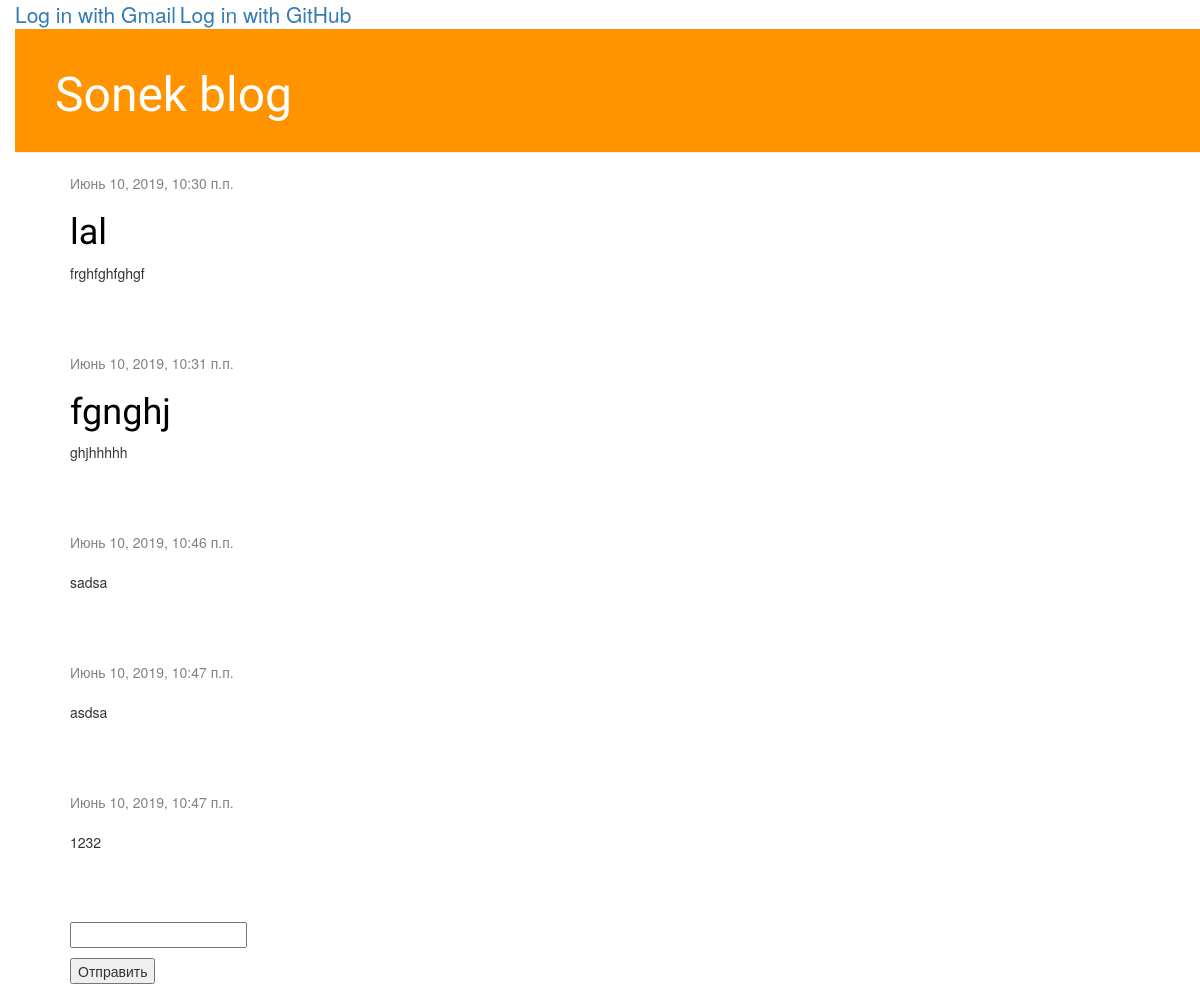
Before: / with the older database file.
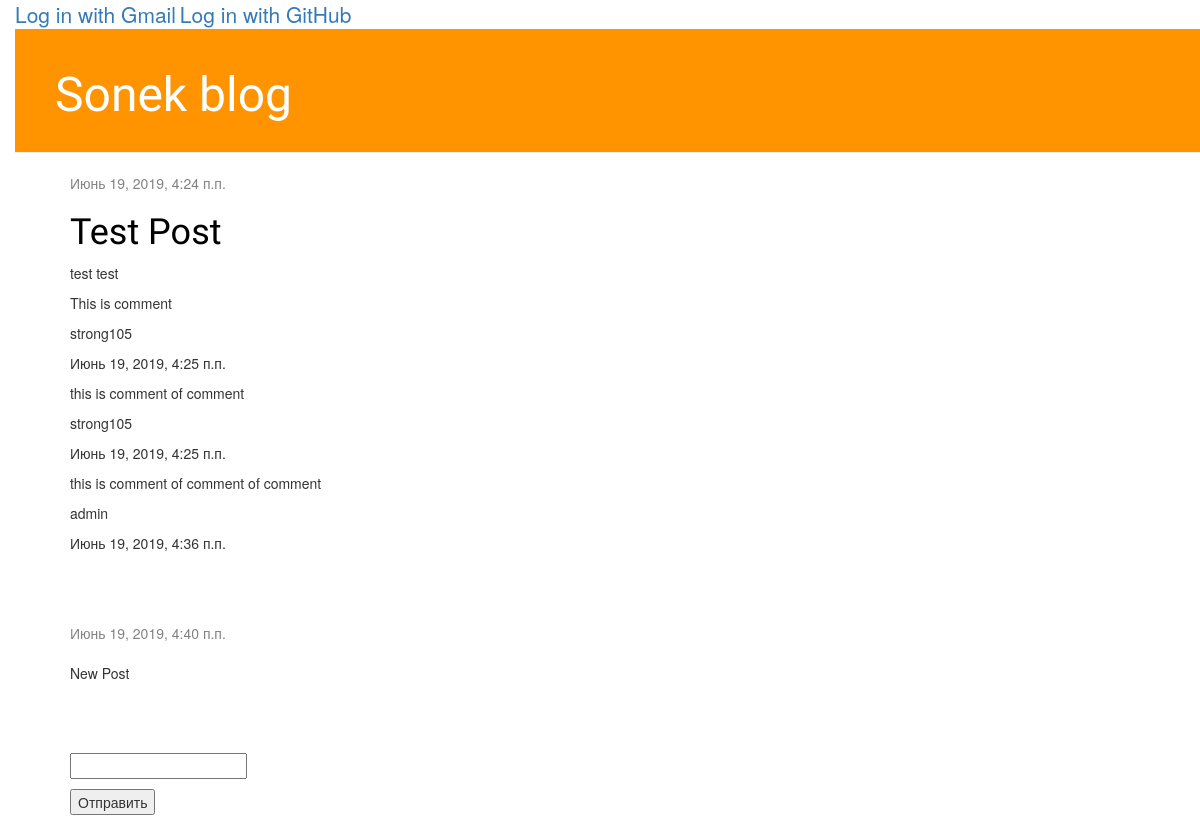
After: the same page with the newer database file.
### blog/models.py (models this page shows, shortened)
class Post(models.Model):
    author = models.ForeignKey(
        settings.AUTH_USER_MODEL, on_delete=models.CASCADE)
    title = models.CharField(max_length=200)
    text = models.TextField()
    created_date = models.DateTimeField(default=timezone.now)
    def comments(self):
        return Comment.objects.filter(answer_massage=self)

class Comment(MPTTModel):
    date = models.DateTimeField(auto_now=True)
    author = models.ForeignKey(settings.AUTH_USER_MODEL, on_delete=models.CASCADE)
    text_massage = models.TextField()
    answer_massage = models.ForeignKey(Post, on_delete=models.CASCADE)
    parent = TreeForeignKey('self', on_delete=models.CASCADE, null=True, blank=True, related_name='children')
    class MPTTMeta:
        order_insertion_by = ['date']

### blog/views.py (the view)
# urls.py: path('', views.PostListView.as_view()),
class PostListView(ListView, FormView):
    model = Post
    template_name = "post_list.html"
    form_class = PostForm

### blog/forms.py
class PostForm(forms.ModelForm):
    text = forms.CharField(label='')
    class Meta:
        model = Post
        fields = ('text',)

### blog/templates/post_list.html (shortened to what this page needs)
{% extends 'base.html' %}
{% block content %}
    {% for post in object_list %}
        <div class="post">
            <div class="date">
                {{ post.created_date }}
            </div>
            <h1><a href="{% url 'post_detail' pk=post.pk %}">{{ post.title }}</a></h1>
            <p>{{ post.text|linebreaksbr }}</p>
            {% for comment in post.comments %}
                    <p>{{ comment.text_massage }}</p>
                    <p>{{ comment.author }}</p>
                    <p>{{ comment.date }}</p>
            {% endfor %}
        </div>
    {% endfor %}
    <form action = '{% url "post_add" %}' METHOD="POST">
    {{form.as_p}}
        <button type="submit">Отправить</button>
    </form>
{% endblock %}

### blog/templates/base.html (shortened to what this page needs)
{% load static %}
{% load mptt_tags %}
<html>
    <head>
        <link rel="stylesheet" href="//maxcdn.bootstrapcdn.com/bootstrap/3.2.0/css/bootstrap.min.css">
        <link rel="stylesheet" href="//maxcdn.bootstrapcdn.com/bootstrap/3.2.0/css/bootstrap-theme.min.css">
        <link rel="stylesheet" href="{% static 'css/blog.css' %}">
    </head>
    <body>
        {% if user.is_authenticated %}
             <p class="display-4">Привет, {{ user.username }} </p>
             <br>{{google.id}}
             <p>Если что, можешь <a href = "{% url 'logout' %}">выйти</a> отсюда </p>
        {% else %}
             <a class="lead" href="{% url 'social:begin' 'google-oauth2' %}">Log in with Gmail</a>
        {% endif %}
</body>
    <body>
{% if user.is_authenticated %}
             <p class="display-4">Привет, {{ user.username }} </p>
             <br>{{google.id}}
             <p>Если что, можешь <a href = "{% url 'logout' %}">выйти</a> отсюда </p>
        {% else %}
             <a class="lead" href="{% url 'social:begin' 'github' %}">Log in with GitHub</a>
        {% endif %}
</body>
    <body>
    <div class="page-header">
        <h1><a href="/">Sonek blog</a></h1>
    </div>
    <div class="content container">
        <div class="row">
            <div class="col-md-8">
            {% block content %}
            {% endblock %}
            </div>
        </div>
    </div>
</body>
</html>

### blog/static/css/blog.css (style rules this page uses)
body { padding-left: 15px; }
.page-header { background-color: #ff9400; margin-top: 0; padding: 20px 20px 20px 40px; }
.page-header h1, .page-header h1 a, .page-header h1 a:visited, .page-header h1 a:active { color: #ffffff; font-size: 36pt; text-decoration: none; }
.content { margin-left: 40px; }
h1, h2, h3, h4 { font-family: 'Lobster', cursive; }
.date { color: #828282; }
.post { margin-bottom: 70px; }
.post h1 a, .post h1 a:visited { color: #FCA205; font-family: 'Lobster'; color: #000000; }

Changed rows visible on the page:
removed Post: created_date "Июнь 10, 2019, 10:30 п.п.", title "lal", text "frghfghfghgf"
removed Post: created_date "Июнь 10, 2019, 10:31 п.п.", title "fgnghj", text "ghjhhhhh"
removed Post: created_date "Июнь 10, 2019, 10:46 п.п.", text "sadsa"
removed Post: created_date "Июнь 10, 2019, 10:47 п.п.", text "asdsa"
removed Post: created_date "Июнь 10, 2019, 10:47 п.п.", text "1232"
added Post: created_date "Июнь 19, 2019, 4:24 п.п.", title "Test Post", text "test test"
added Comment: text_massage "This is comment", author "strong105", date "Июнь 19, 2019, 4:25 п.п.", shown under Post "Июнь 19, 2019, 4:24 п.п."
added Comment: text_massage "this is comment of comment", author "strong105", date "Июнь 19, 2019, 4:25 п.п.", shown under Post "Июнь 19, 2019, 4:24 п.п."
added Comment: text_massage "this is comment of comment of comment", author "admin", date "Июнь 19, 2019, 4:36 п.п.", shown under Post "Июнь 19, 2019, 4:24 п.п."
added Post: created_date "Июнь 19, 2019, 4:40 п.п.", text "New Post"
